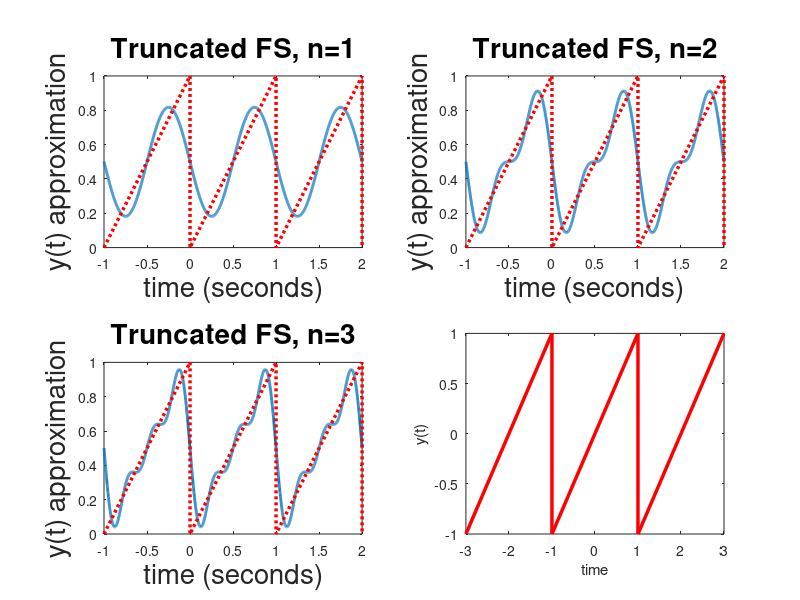

MATLAB code for this plot: (Note: this script raises an error after producing the figure.)
close all;
clear all;

% Define parameters to plot original sawtooth

tr = [-1 0 0 1 1 2 2];
yr = [0 1 0 1 0 1 0];

% Plot Truncated Fourier Series Approximation (N = 1)

N = 1;                   % define number of terms to use (n = -N..N)
c0 = 0.5;                % define dc bias coefficient
t = -1:0.001:2;          % define time values for y(t)
y = c0 * ones(size(t));  % let initial y = c0 (dc bias) for all times

for n = -N:-1,           % compute y for negative n
  cn = exp(j*pi/2)/(2*pi*n);
  y = y + real(cn * exp(j*n*2*pi*t));
end;
                         % compute y for positive n and add to y
for n = 1:N,             % found using negative n
  cn = exp(j*pi/2)/(2*pi*n);
  y = y + real(cn * exp(j*n*2*pi*t));
end;

subplot(2,2,1);          % plot approximation
plot(t,y,'LineWidth',2); 
hold;
plot(tr,yr,':','Color','red','LineWidth',2.5); 
hold;
xlabel('time (seconds)');
ylabel('y(t) approximation');
title('Truncated FS, n=1');

% Plot Truncated Fourier Series Approximation (N = 2)

N = 2;                   % define number of terms to use (n = -N..N)
c0 = 0.5;                % define dc bias coefficient
t = -1:0.001:2;          % define time values for y(t)
y = c0 * ones(size(t));  % let initial y = c0 (dc bias) for all times

for n = -N:-1,           % compute y for negative n
  cn = exp(j*pi/2)/(2*pi*n);
  y = y + real(cn * exp(j*n*2*pi*t));
end;
                         % compute y for positive n and add to y
for n = 1:N,             % found using negative n
  cn = exp(j*pi/2)/(2*pi*n);
  y = y + real(cn * exp(j*n*2*pi*t));
end;

subplot(2,2,2);          % plot approximation
plot(t,y,'LineWidth',2);
hold;
plot(tr,yr,':','Color','red','LineWidth',2.5);
hold;
xlabel('time (seconds)');
ylabel('y(t) approximation');
title('Truncated FS, n=2');

% Plot Truncated Fourier Series Approximation (N = 3)

N = 3;                   % define number of terms to use (n = -N..N)
c0 = 0.5;                % define dc bias coefficient
t = -1:0.001:2;          % define time values for y(t)
y = c0 * ones(size(t));  % let initial y = c0 (dc bias) for all times

for n = -N:-1,           % compute y for negative n
  cn = exp(j*pi/2)/(2*pi*n);
  y = y + real(cn * exp(j*n*2*pi*t));
end;
                         % compute y for positive n and add to y
for n = 1:N,             % found using negative n
  cn = exp(j*pi/2)/(2*pi*n);
  y = y + real(cn * exp(j*n*2*pi*t));
end;

subplot(2,2,3);          % plot approximation
plot(t,y,'LineWidth',2);
hold;
plot(tr,yr,':','Color','red','LineWidth',2.5);
hold;
xlabel('time (seconds)');
ylabel('y(t) approximation');
title('Truncated FS, n=3');

% Plot Truncated Fourier Series Approximation (N = 10)

N = 10;                  % define number of terms to use (n = -N..N)
c0 = 0.5;                % define dc bias coefficient
t = -1:0.001:2;          % define time values for y(t)
y = c0 * ones(size(t));  % let initial y = c0 (dc bias) for all times

for n = -N:-1,           % compute y for negative n
  cn = exp(j*pi/2)/(2*pi*n);
  y = y + real(cn * exp(j*n*2*pi*t));
end;
                         % compute y for positive n and add to y
for n = 1:N,             % found using negative n
  cn = exp(j*pi/2)/(2*pi*n);
  y = y + real(cn * exp(j*n*2*pi*t));
end;

subplot(2,2,4);          % plot approximation
plot(t,y,'LineWidth',2);
hold;
plot(tr,yr,':','Color','red','LineWidth',2.5);
hold;
xlabel('time (seconds)');
ylabel('y(t) approximation');
title('Truncated FS, n=10');


figureHandle = gcf;
set(findall(figureHandle,'type','text'),'fontSize',20)

%%
close all;
clear all;

% Define parameters to plot original sawtooth

tr = [-3 -1 -1 1 1 3];
yr = [-1 1 -1 1 -1 1];

% Plot Truncated Fourier Series Approximation (N = 1)

N = 1;                   % define number of terms to use (n = -N..N)
c0 = 0.5;                % define dc bias coefficient
t = -1:0.001:2;          % define time values for y(t)
y = c0 * ones(size(t));  % let initial y = c0 (dc bias) for all times


plot(tr,yr,'Color','red','LineWidth',2.5);
hold;
xlabel('time');
ylabel('y(t)');

opt.fontname = 'helvetica';
opt.fontsize = 8;
centeraxes(gca,opt);
figureHandle = gcf;
set(findall(figureHandle,'type','text'),'fontSize',20)